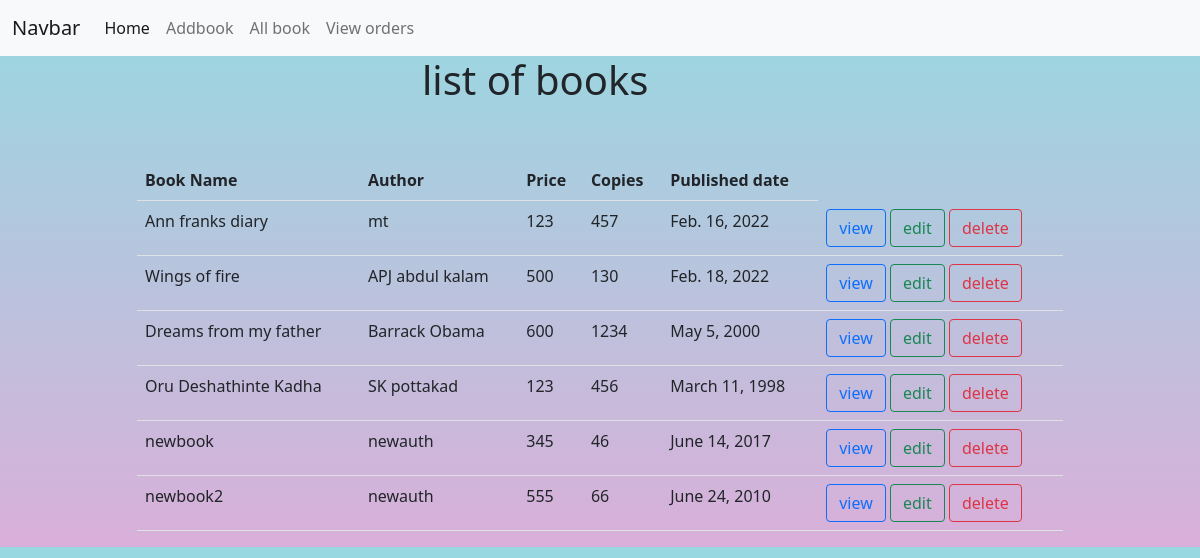
Screenshot of /owner/books/all (signed in) with the database file from the repository.
### owner/models.py (models this page shows, shortened)
class Books(models.Model):
    book_name = models.CharField(max_length=120, unique=True)
    author = models.CharField(max_length=100)
    price = models.PositiveIntegerField()
    copies = models.PositiveIntegerField()
    published_date = models.DateField(null=True)
    image = models.ImageField(upload_to="images", null=True)

### owner/views.py (the view)
# urls.py: path("books/all", views.BookListView.as_view(), name="booklist"),
@method_decorator(owner_permission_required, name='dispatch')
class BookListView(ListView):
    model = Books
    context_object_name = 'books'
    template_name = 'listbook.html'

### owner/templates/listbook.html (shortened to what this page needs)
{%extends 'base.html'%}
{%block body_block%}
<div class="row">
    <div class="col-4"></div>
    <div class="col-4"><h1>list of books</h1></div>
    <div class="col-4"></div>
</div>
<br>
<br>
<div class="row">
    <div class="col-1"></div>
    <div class="col-10">
        <table class="table">
            <tr>
                <th>Book Name</th>
                <th>Author</th>
                <th>Price</th>
                <th>Copies</th>
                <th>Published date</th>
            </tr>
            {%for book in books%}
            <tr>
                <td>{{book.book_name}}</td>
                <td>{{book.author}}</td>
                <td>{{book.price}}</td>
                <td>{{book.copies}}</td>
                <td>{{book.published_date}}</td>
                <td>
                    <a href="{%url 'bookdetail' book.id%}" class="btn btn-outline-primary">view</a>
                    <a href="{%url 'bookedit' book.id%}" class="btn btn-outline-success">edit</a>
                    <a href="{%url 'bookdelete' book.id%}" class="btn btn-outline-danger">delete</a>
                </td>
            </tr>
            {%endfor%}
        </table>
    </div>
    <div class="col-1"></div>
</div>
{%endblock%}

### owner/templates/base.html (shortened to what this page needs)
<!DOCTYPE html>
{%load static%}
<html lang="en">
<head>
    <link rel="stylesheet" href="{%static 'css/style.css'%}">
    <link href="https://cdn.jsdelivr.net/npm/bootstrap@5.1.3/dist/css/bootstrap.min.css" rel="stylesheet"
>
</head>
<body>
<nav class="navbar navbar-expand-lg navbar-light bg-light">
    <div class="container-fluid">
        <a class="navbar-brand" href="#">Navbar</a>
        <div class="collapse navbar-collapse" id="navbarSupportedContent">
            <ul class="navbar-nav me-auto mb-2 mb-lg-0">
                <li class="nav-item">
                    <a class="nav-link active" aria-current="page" href="#">Home</a>
                </li>
                <li class="nav-item">
                    <a class="nav-link" href="{%url 'addbook'%}">Addbook</a>
                </li>
                <li class="nav-item">
                    <a class="nav-link" href="{%url 'booklist'%}">All book</a>
                </li>
                <li class="nav-item">
                    <a class="nav-link" href="">View orders</a>
                </li>
            </ul>
        </div>
    </div>
</nav>
<div class="container">
    {%block body_block%}
    {%endblock%}
</div>
</body>
</html>

### owner/static/css/style.css (style rules this page uses)
body { background-color: #D9AFD8; background-image: linear-gradient(0deg, #D9AFD9 0%, #97D9E1 100%); }

### rows the page displays
Books: book_name "Ann franks diary", author "mt", price "123", copies "457", published_date "Feb. 16, 2022"
Books: book_name "Wings of fire", author "APJ abdul kalam", price "500", copies "130", published_date "Feb. 18, 2022"
Books: book_name "Dreams from my father", author "Barrack Obama", price "600", copies "1234", published_date "May 5, 2000"
Books: book_name "Oru Deshathinte Kadha", author "SK pottakad", price "123", copies "456", published_date "March 11, 1998"
Books: book_name "newbook", author "newauth", price "345", copies "46", published_date "June 14, 2017"
Books: book_name "newbook2", author "newauth", price "555", copies "66", published_date "June 24, 2010"
